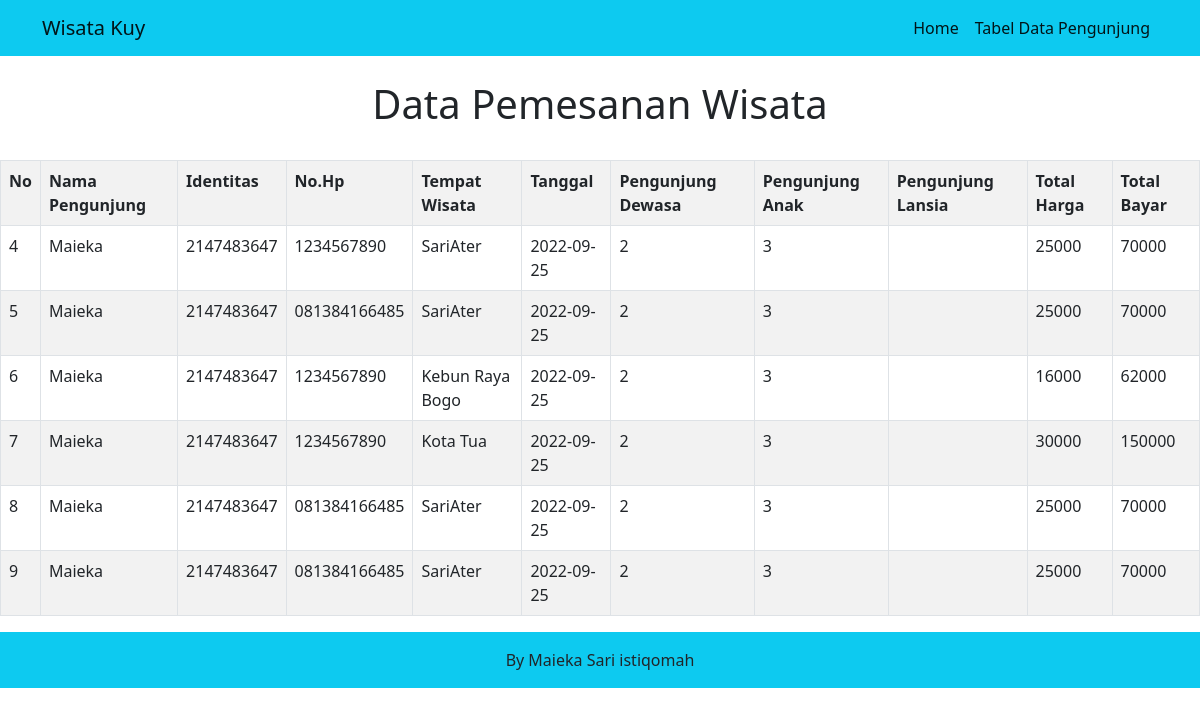
The app's page /tabel_pengunjung.php with its own data.
### tables this page shows
CREATE TABLE `wisata` (
  `no_pemesanan` int(11) NOT NULL,
  `nama_pemesanan` varchar(50) NOT NULL,
  `identitas_pemesanan` int(20) NOT NULL,
  `no_hp pemesanan` varchar(20) NOT NULL,
  `pemesanan_tempat_wisata` varchar(15) NOT NULL,
  `tgl_pemesanan` date NOT NULL,
  `pemesanan_pengunjung_dewasa` varchar(20) NOT NULL,
  `pemesanan_pengunjung_anak` varchar(20) NOT NULL,
  `harga_pemesanan` int(20) NOT NULL,
  `total_pemesanan` int(20) NOT NULL
);

### tabel_pengunjung.php (the view, shortened to what this page needs)
<!DOCTYPE html>
<html lang="en">
<head>
    <link rel="stylesheet" href="https://cdn.jsdelivr.net/npm/bootstrap@5.2.1/dist/css/bootstrap.min.css">
</head>
<body>
<nav class="navbar navbar-expand-lg bg-info">
  <div class="container">
    <a class="navbar-brand" href="#">Wisata Kuy</a>
    <div class="collapse navbar-collapse" id="navbarNav">
      <ul class="navbar-nav ms-auto 3">
        <li class="nav-item">
          <a class="nav-link active" aria-current="page" href="index.php">Home</a>
        </li>
        <li class="nav-item" id="navbarNav">
          <a class="nav-link active" href="tabel_pengunjung.php">Tabel Data Pengunjung</a>
        </li>
      </ul>
    </div>
  </div>
</nav>
<br>
    <center>
<center><h1>Data Pemesanan Wisata</h1></center>
            <div class="card-body">
                <br>
                <div class="table-responsive">
                    <table class="table table-striped table-bordered">
                        <tr>
                            <th>No</th>
                            <th>Nama Pengunjung</th>
                            <th>Identitas</th>
                            <th>No.Hp</th>
                            <th>Tempat Wisata</th>
                            <th>Tanggal</th>
                            <th>Pengunjung Dewasa</th>
                            <th>Pengunjung Anak</th>
                            <th>Pengunjung Lansia</th>
                            <th>Total Harga</th>
                            <th>Total Bayar</th>
                        </tr>
    </center>
        <?php
        include 'koneksi.php';
        $data = mysqli_query($kon,"SELECT * from wisata");
        while($d = mysqli_fetch_array($data)){
        ?>
        <tr>
                <td><?php echo $d['no_pemesanan']; ?></td>
                <td><?php echo $d['nama_pemesanan']; ?></td>
				        <td><?php echo $d['identitas_pemesanan']; ?></td>
				        <td><?php echo $d['no_hp pemesanan']; ?></td>
                <td><?php echo $d['pemesanan_tempat_wisata']; ?></td>
                <td><?php echo $d['tgl_pemesanan']; ?></td>
                <td><?php echo $d['pemesanan_pengunjung_dewasa']; ?></td>
                <td><?php echo $d['pemesanan_pengunjung_anak']; ?></td>
                <td><?php echo $d['pemesanan_pengunjung_lansia']; ?></td>
                <td><?php echo $d['harga_pemesanan']; ?></td>
                <td><?php echo $d['total_pemesanan']; ?></td>
			</tr>
			<?php
		}
		?>
 <div class="text-center p-3" style="background-color: #0dcaf0">
   By Maieka Sari istiqomah
  </div>
</body>
</html>

### records on screen
wisata: no_pemesanan "4", nama_pemesanan "Maieka", identitas_pemesanan "2147483647", no_hp pemesanan "1234567890", pemesanan_tempat_wisata "SariAter", tgl_pemesanan "2022-09-25", pemesanan_pengunjung_dewasa "2", pemesanan_pengunjung_anak "3", harga_pemesanan "25000", total_pemesanan "70000"
wisata: no_pemesanan "5", nama_pemesanan "Maieka", identitas_pemesanan "2147483647", no_hp pemesanan "081384166485", pemesanan_tempat_wisata "SariAter", tgl_pemesanan "2022-09-25", pemesanan_pengunjung_dewasa "2", pemesanan_pengunjung_anak "3", harga_pemesanan "25000", total_pemesanan "70000"
wisata: no_pemesanan "6", nama_pemesanan "Maieka", identitas_pemesanan "2147483647", no_hp pemesanan "1234567890", pemesanan_tempat_wisata "Kebun Raya Bogo", tgl_pemesanan "2022-09-25", pemesanan_pengunjung_dewasa "2", pemesanan_pengunjung_anak "3", harga_pemesanan "16000", total_pemesanan "62000"
wisata: no_pemesanan "7", nama_pemesanan "Maieka", identitas_pemesanan "2147483647", no_hp pemesanan "1234567890", pemesanan_tempat_wisata "Kota Tua", tgl_pemesanan "2022-09-25", pemesanan_pengunjung_dewasa "2", pemesanan_pengunjung_anak "3", harga_pemesanan "30000", total_pemesanan "150000"
wisata: no_pemesanan "8", nama_pemesanan "Maieka", identitas_pemesanan "2147483647", no_hp pemesanan "081384166485", pemesanan_tempat_wisata "SariAter", tgl_pemesanan "2022-09-25", pemesanan_pengunjung_dewasa "2", pemesanan_pengunjung_anak "3", harga_pemesanan "25000", total_pemesanan "70000"
wisata: no_pemesanan "9", nama_pemesanan "Maieka", identitas_pemesanan "2147483647", no_hp pemesanan "081384166485", pemesanan_tempat_wisata "SariAter", tgl_pemesanan "2022-09-25", pemesanan_pengunjung_dewasa "2", pemesanan_pengunjung_anak "3", harga_pemesanan "25000", total_pemesanan "70000"
